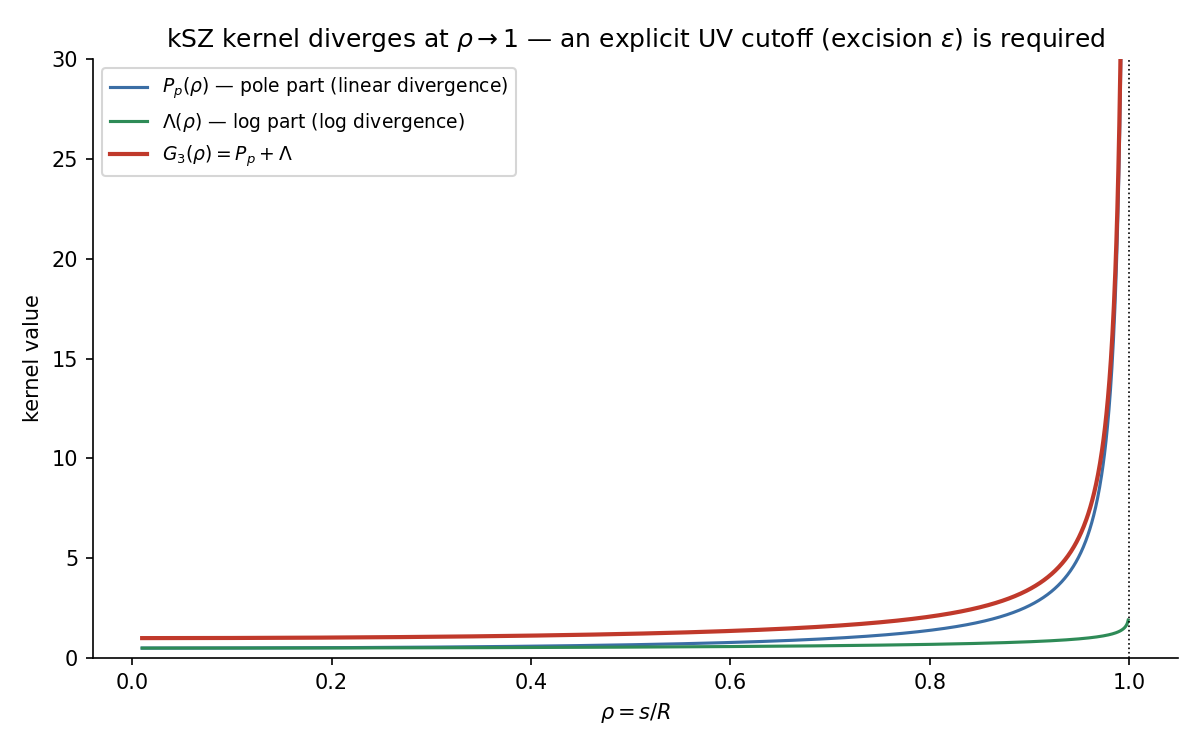

Here is the Python script that generated this plot:
"""F6 — the kSZ dipole/quadrupole kernels C_3(rho), C_4(rho): closed forms
that diverge (log and linear respectively) as a pair separation approaches
the cluster radius (rho -> 1), which is why an explicit UV regulator
(excision half-width eps, principal-value split) is required before any
fit -- not an optional refinement.

Formulas: state_machine.yaml / DRAFT_SPEC_v6.md section 5 (this repo's own
frozen kSZ specification):
    Pp(rho)  = 1 / (2*(1 - rho^2))
    Lam(rho) = ln|(1+rho)/(1-rho)| / (4*rho)
    G3(rho)  = Pp(rho) + Lam(rho)

NOT_VALIDATION - NOT_REFUTATION - OUR_RECONSTRUCTION
"""

from pathlib import Path

import matplotlib.pyplot as plt
import numpy as np

OUT = Path(__file__).parent / "f6_ksz_kernels.png"

rho = np.linspace(0.01, 0.999, 2000)
Pp = 1.0 / (2 * (1 - rho**2))
Lam = np.log(np.abs((1 + rho) / (1 - rho))) / (4 * rho)
G3 = Pp + Lam

fig, ax = plt.subplots(figsize=(8, 5))
ax.plot(rho, Pp, label=r"$P_p(\rho)$ — pole part (linear divergence)", color="#3b6ea5")
ax.plot(rho, Lam, label=r"$\Lambda(\rho)$ — log part (log divergence)", color="#2e8b57")
ax.plot(rho, G3, label=r"$G_3(\rho) = P_p + \Lambda$", color="#c0392b", lw=2)
ax.axvline(1.0, color="black", ls=":", lw=0.8)
ax.set_ylim(0, 30)
ax.set_xlabel(r"$\rho = s/R$")
ax.set_ylabel("kernel value")
ax.set_title(
    r"kSZ kernel diverges at $\rho \to 1$ — an explicit UV cutoff (excision $\epsilon$) is required"
)
ax.legend(fontsize=9)
ax.spines[["top", "right"]].set_visible(False)
fig.tight_layout()
fig.savefig(OUT, dpi=150)
print(f"saved {OUT}")
print(
    f"Pp(0.99) = {1.0 / (2 * (1 - 0.99**2)):.2f}   Pp(0.999) = {1.0 / (2 * (1 - 0.999**2)):.2f}  (linear blow-up)"
)
